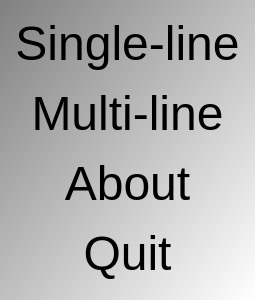
<?xml version="1.0" encoding="UTF-8"?>
<ui version="4.0">
 <class>QtDotMatrixMenuDialog</class>
 <widget class="QDialog" name="QtDotMatrixMenuDialog">
  <property name="geometry">
   <rect>
    <x>0</x>
    <y>0</y>
    <width>245</width>
    <height>300</height>
   </rect>
  </property>
  <property name="font">
   <font>
    <pointsize>20</pointsize>
   </font>
  </property>
  <property name="windowTitle">
   <string>DotMatrix</string>
  </property>
  <property name="styleSheet">
   <string notr="true">QDialog { 
background-color: qlineargradient(x1: 0, y1: 0, x2: 1, y2: 1, stop: 0  #808080, stop: 1 #ffffff);
}
QPushButton { background-color: rgb(255, 255, 255);  }
QPushButton { color: rgb(0,0,0); }
QPushButton { font: 48px  }</string>
  </property>
  <layout class="QVBoxLayout" name="verticalLayout">
   <item>
    <widget class="QPushButton" name="button_start_single_line">
     <property name="text">
      <string>Single-line</string>
     </property>
     <property name="flat">
      <bool>true</bool>
     </property>
    </widget>
   </item>
   <item>
    <widget class="QPushButton" name="button_start_multi_line">
     <property name="text">
      <string>Multi-line</string>
     </property>
     <property name="flat">
      <bool>true</bool>
     </property>
    </widget>
   </item>
   <item>
    <widget class="QPushButton" name="button_about">
     <property name="text">
      <string>About</string>
     </property>
     <property name="flat">
      <bool>true</bool>
     </property>
    </widget>
   </item>
   <item>
    <widget class="QPushButton" name="button_quit">
     <property name="text">
      <string>Quit</string>
     </property>
     <property name="flat">
      <bool>true</bool>
     </property>
    </widget>
   </item>
  </layout>
 </widget>
 <resources/>
 <connections/>
</ui>
